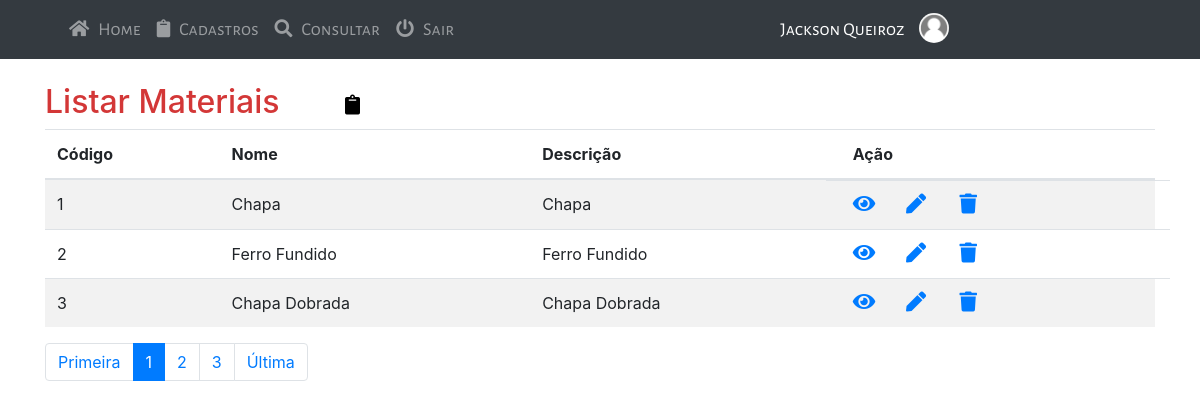
The app's page /sistema-gestor/paginas/listar-material.php (signed in) with its own data.
### tables this page shows
CREATE TABLE `material` (
  `id` int(11) NOT NULL,
  `nome` varchar(220) NOT NULL,
  `descricao` text NOT NULL,
  `created` datetime NOT NULL DEFAULT current_timestamp(),
  `modifield` datetime DEFAULT NULL,
  `usuario` varchar(220) DEFAULT NULL
);

### sistema-gestor/paginas/listar-material.php (the view, shortened to what this page needs)
<?php
include_once './include/head.php';
?>
</head>
<?php
include_once './include/menu.php';
?>
<div class="container py-4">
	<header class="pb-3 mb-4">
		<div class="row">
			<div class="col-md-4">
			<h2>Listar Materiais</h2>
			</div>
			<div class="col-md-3 list-icon">
				<a href="<?php echo URL ?>cadastrar-material"><i class="fa fa-clipboard"></i></a>
			</div>
		</div>
    <table class="table table-striped">
            <thead>
              <tr>
              	<th scope="col">Código</th>
                <th scope="col-3">Nome</th>
                <th scope="col-2">Descrição</th>
                <th colspan>Ação</th>
              </tr>
            </thead>
            <tbody>
    <?php
    $pagina_atual = filter_input(INPUT_GET, "page", FILTER_SANITIZE_NUMBER_INT);
    $pagina = (!empty($pagina_atual)) ? $pagina_atual : 1;
    $limite_resultado = 3;
    $inicio = ($limite_resultado * $pagina) - $limite_resultado;
    $query_reg = "SELECT id, nome, descricao FROM material LIMIT $inicio, $limite_resultado";
    $result_reg = $conn->prepare($query_reg);
    $result_reg->execute();
		if (($result_reg) AND ($result_reg->rowCount() != 0)) {
			while ($row_reg = $result_reg->fetch(PDO::FETCH_ASSOC)) {
				extract($row_reg)
				?>
              <tr>
              	<td><?php echo $id ?></td>
                <td><?php echo $nome ?></td>
                <td><?php echo $descricao ?></td>
                <td class="row">
                	<div class="col-2 action-icon">
                		<a href="<?php echo URL . 'detalhes-item?id_material=' . $id_item ?>"><i class="fa fa-eye"></i></a>
                		</div>
                	<div class="col-2 action-icon">
                		<a href="<?php echo URL . 'editar-item?id_material=' . $id_item ?>"><i class="fa fa-pen"></i></a>
                		</div>
                		<div class="col-2 action-icon">
                			<a onclick="apagarRegistro(<?php echo $id ?>)" href="<?php echo URL . 'excluir-item?id_material=' . $id_item ?>"><i class="fa fa-trash"></i></a>
                		</div>
                </td>
                </tr>
        <?php
			}
		}else{
			echo $_SESSION['msg'] = "<div class='alert alert-danger' id='msg-success' role='alert'><i class='fa fa-circle-x' style='font-size:25px;color:red'></i><div class='alerta-erro'>Nenhum Registro encontrado!</div></div>";
		}
	?>
	</tbody>
		</table>
		<?php
			$query_qnt_resgistros = "SELECT count(id) AS num_result FROM material";
			$result_qnt_registros = $conn ->prepare($query_qnt_resgistros);
			$result_qnt_registros->execute();
			$row_qnt_registros = $result_qnt_registros->fetch(PDO::FETCH_ASSOC);
			$qnt_pagina = ceil($row_qnt_registros['num_result'] / $limite_resultado);
			$maximo_link = 2;
	?>
	<nav aria-label="...">
  <ul class="pagination">
    <li class="page-item">
      <?php echo "<a class='page-link' href='listar-material?page=1'>Primeira</a> "; ?>
    </li>
    <?php for ($pagina_anterior = $pagina - $maximo_link; $pagina_anterior <= $pagina -1 ; $pagina_anterior++) { ?>
    <li class="page-item">
    	<?php
			}
			?>
    </li>
    <li class="page-item active">
      <a class="page-link" href="#"><?php echo "$pagina"; ?> <span class="sr-only">(atual)</span></a>
    </li>
    <?php
    	for ($proxima_pagina = $pagina + 1; $proxima_pagina <= $pagina + $maximo_link; $proxima_pagina++) {?>
		<li class="page-item">
    		<?php
							if($proxima_pagina <= $qnt_pagina){
								echo "<a class='page-link' href='listar-material?page=$proxima_pagina'> $proxima_pagina </a> ";
							}
			}
    ?>
   </li>
    <li class="page-item">
      <?php echo "<a class='page-link' href='listar-material?page=$qnt_pagina'>Última</a> "; ?>
    </li>
  </ul>
</nav>
<?php
include_once './include/footer.php';
?>

### sistema-gestor/assets/css/style.css (style rules this page uses)
h2 { color: #d33737; }
.list-icon i { text-decoration: none; color: #000; margin-top: 12px; margin-left: -80px; font-size: 20px; }
.action-icon i { font-size: 20px; }

### records on screen
material: id "1", nome "Chapa", descricao "Chapa"
material: id "2", nome "Ferro Fundido", descricao "Ferro Fundido"
material: id "3", nome "Chapa Dobrada", descricao "Chapa Dobrada"

### other values on screen
$_SESSION['nome'] "Jackson Queiroz"
$pagina "1"
